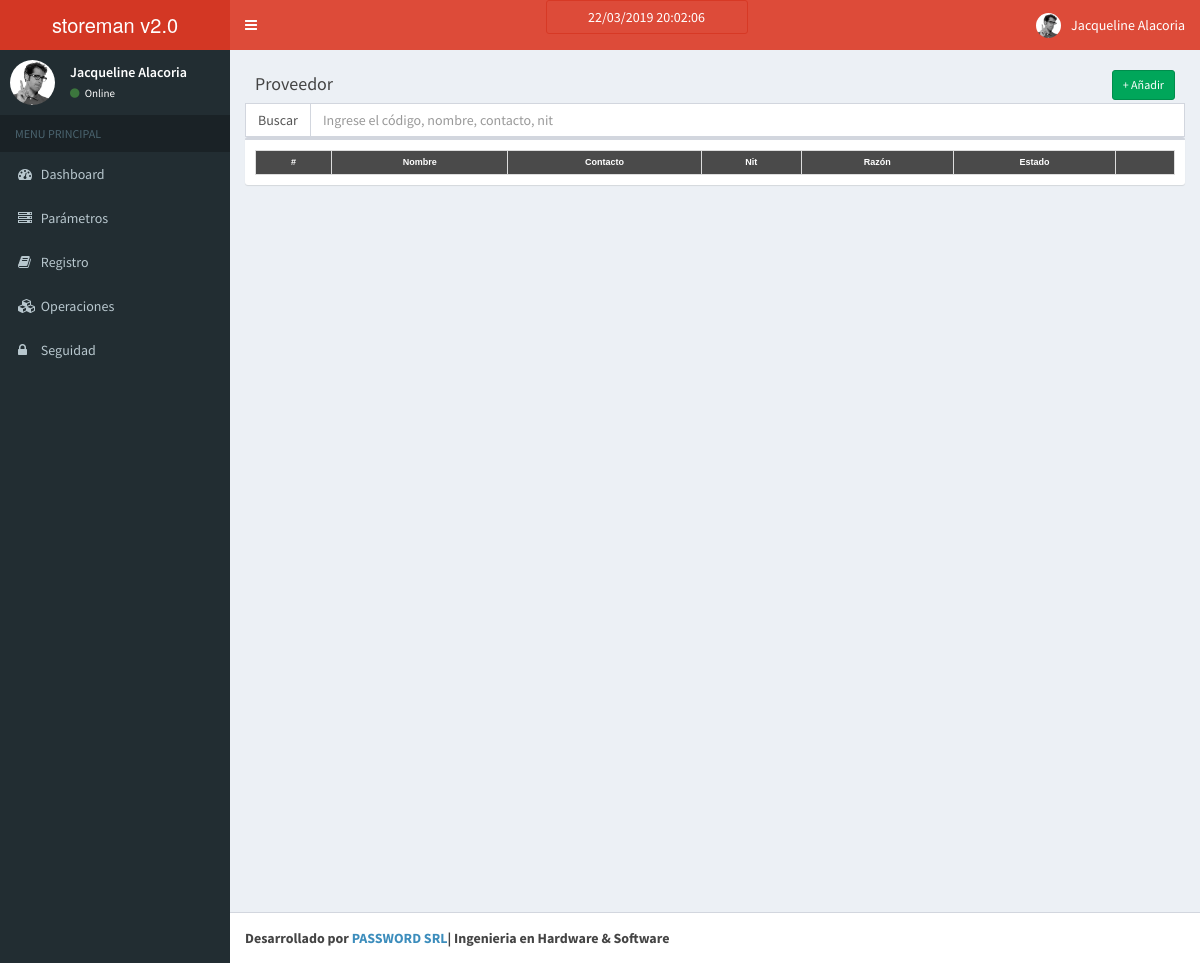
The page /index.php/proveedor on the database as committed earlier.
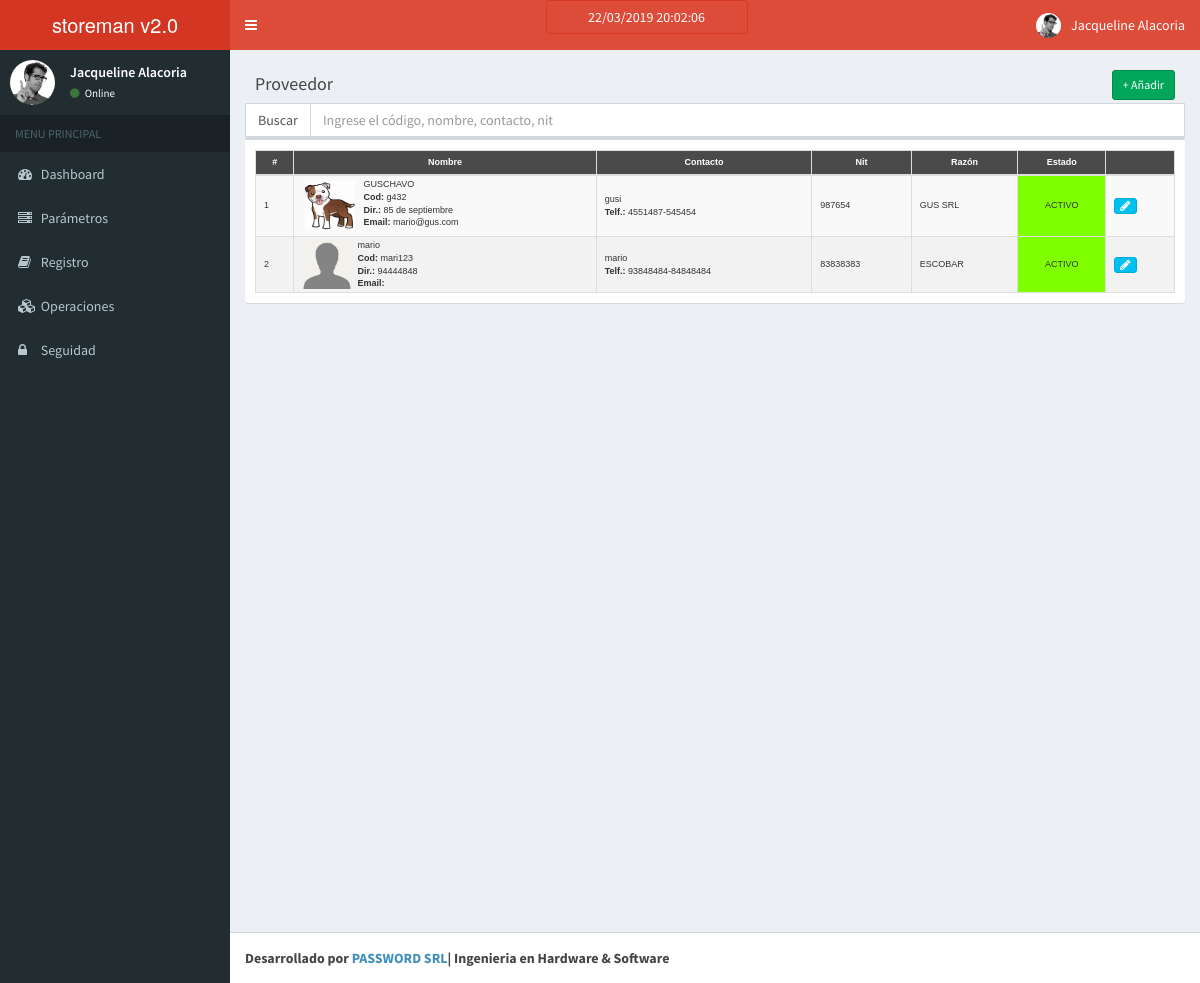
The same page on the database as committed later.
### tables this page shows
CREATE TABLE `proveedor` (
  `proveedor_id` int(11) NOT NULL AUTO_INCREMENT,
  `estado_id` int(11) DEFAULT '1',
  `proveedor_codigo` varchar(20) DEFAULT NULL,
  `proveedor_nombre` varchar(50) DEFAULT NULL,
  `proveedor_foto` varchar(250) DEFAULT NULL,
  `proveedor_contacto` varchar(100) DEFAULT NULL,
  `proveedor_direccion` varchar(80) DEFAULT NULL,
  `proveedor_telefono` varchar(50) DEFAULT NULL,
  `proveedor_telefono2` varchar(20) DEFAULT NULL,
  `proveedor_celular` varchar(50) DEFAULT NULL,
  `proveedor_email` varchar(50) DEFAULT NULL,
  `proveedor_nit` varchar(30) DEFAULT NULL,
  `proveedor_razon` varchar(150) DEFAULT NULL,
  `proveedor_autorizacion` varchar(30) DEFAULT NULL,
  PRIMARY KEY (`proveedor_id`),
  UNIQUE KEY `proveedor_id` (`proveedor_id`)
);

CREATE TABLE `estado` (
  `estado_id` int(11) NOT NULL AUTO_INCREMENT,
  `estado_descripcion` varchar(50) DEFAULT NULL,
  `estado_tipo` int(11) DEFAULT NULL,
  `estado_color` varchar(30) DEFAULT NULL,
  PRIMARY KEY (`estado_id`),
  UNIQUE KEY `estado_id` (`estado_id`)
);

### application/controllers/Proveedor.php (called while the page is built, shortened)
<?php
class Proveedor extends CI_Controller{
    function __construct()
    {
        $this->load->model('Proveedor_model');
    }
    function index()
    {
        $data['a'] = "0";
        $data['proveedor'] = $this->Proveedor_model->get_all_proveedor();
        $data['_view'] = 'proveedor/index';
        $this->load->view('layouts/main',$data);
    }
}

### index.php (called while the page is built, shortened)
<?php
require_once BASEPATH.'core/CodeIgniter.php';

### application/models/Proveedor_model.php (called while the page is built, shortened)
<?php
class Proveedor_model extends CI_Model
{
    function get_all_proveedor($params = array())
    {
        $limit_condition = "";
        $proveedor = $this->db->query("
            SELECT
                p.*, e.*
            FROM
                proveedor p, estado e
            WHERE
                p.estado_id=e.estado_id
            ORDER BY `proveedor_id` DESC
            " . $limit_condition . "
        ")->result_array();
        return $proveedor;
    }
}

### application/views/proveedor/index.php (the view, shortened to what this page needs)
<link href="<?php echo base_url('resources/css/mitabla.css'); ?>" rel="stylesheet">
<div class="box-header">
                <h3 class="box-title">Proveedor</h3>
            	<div class="box-tools">
                    <a href="<?php echo site_url('proveedor/add'); ?>" class="btn btn-success btn-sm">+ Añadir</a>
                </div>
</div>
<div class="row">
    <div class="col-md-12">
                  <div class="input-group"> <span class="input-group-addon">Buscar</span>
                      <input id="filtrar" type="text" class="form-control" onkeypress="buscarproveedor(event)" placeholder="Ingrese el código, nombre, contacto, nit">
                  </div>
        <div class="box">
            <div class="box-body table-responsive">
                <table class="table table-striped table-condensed" id="mitabla">
                    <tr>
						<th>#</th>
						<th>Nombre</th>
						<th>Contacto</th>
						<th>Nit</th>
						<th>Razón</th>
						<th>Estado</th>
						<th></th>
                    <tbody class="buscar">
                    <?php $i = 0;
                          foreach($proveedor as $p){;
                                 $i = $i+1; ?>
                    <tr>
                            <td><?php echo $i; ?></td>
                            <td><div id="horizontal"><?php if ($p['proveedor_foto']!=NULL && $p['proveedor_foto']!="") { ?>
                                    <div>
                                        <a class="btn  btn-xs" data-toggle="modal" data-target="#mostrarimagen<?php echo $i; ?>" style="padding: 2px;">
                                        <?php
                                        echo '<img src="'.site_url('/resources/images/proveedores/'.$p['proveedor_foto']).'" />';
                                        ?>
                                    </a>
                                    </div>
                             <?php } else { ?>
                                        <img src="<?php echo site_url('/resources/images/default.jpg');  ?>" />
                                    <?php }  ?>
                                    <div><?php
                                        echo $p['proveedor_nombre']."<br>";
                                        echo "<b>Cod: </b>".$p['proveedor_codigo']."<br>";
                                        echo "<b>Dir.: </b>".$p['proveedor_direccion']."<br>";
                                        echo "<b>Email: </b>".$p['proveedor_email'];
                                        ?>
                                    </div>
                                </div>
                            </td>
                            <td><?php echo $p['proveedor_contacto']; ?></br>
                            <b>Telf.:</b> <?php echo $p['proveedor_telefono']; ?>-<?php echo $p['proveedor_telefono2']; ?></td>
                            <td><?php echo $p['proveedor_nit']; ?></td>
                            <td><?php echo $p['proveedor_razon']; ?></td>
                            <td style="background-color: <?php echo $p['estado_color']; ?>; text-align: center;"><?php echo $p['estado_descripcion']; ?></td>
                            <td>
                            <a href="<?php echo site_url('proveedor/edit/'.$p['proveedor_id']); ?>" class="btn btn-info btn-xs"><span class="fa fa-pencil"></span></a>
                        </td>
                    </tr>
                    <?php } ?>
                </table>
            </div>
        </div>
    </div>
</div>

Rows that differ between the two databases and show on the page:
added proveedor: proveedor_foto (picture), proveedor_nombre "GUSCHAVO", proveedor_codigo "g432", proveedor_direccion "85 de septiembre", proveedor_email "mario@gus.com", proveedor_contacto "gusi", proveedor_telefono "4551487", proveedor_telefono2 "545454", proveedor_nit "987654", proveedor_razon "GUS SRL", estado.estado_descripcion "ACTIVO"
added proveedor: proveedor_nombre "mario", proveedor_codigo "mari123", proveedor_direccion "94444848", proveedor_contacto "mario", proveedor_telefono "93848484", proveedor_telefono2 "84848484", proveedor_nit "83838383", proveedor_razon "ESCOBAR", estado.estado_descripcion "ACTIVO"
